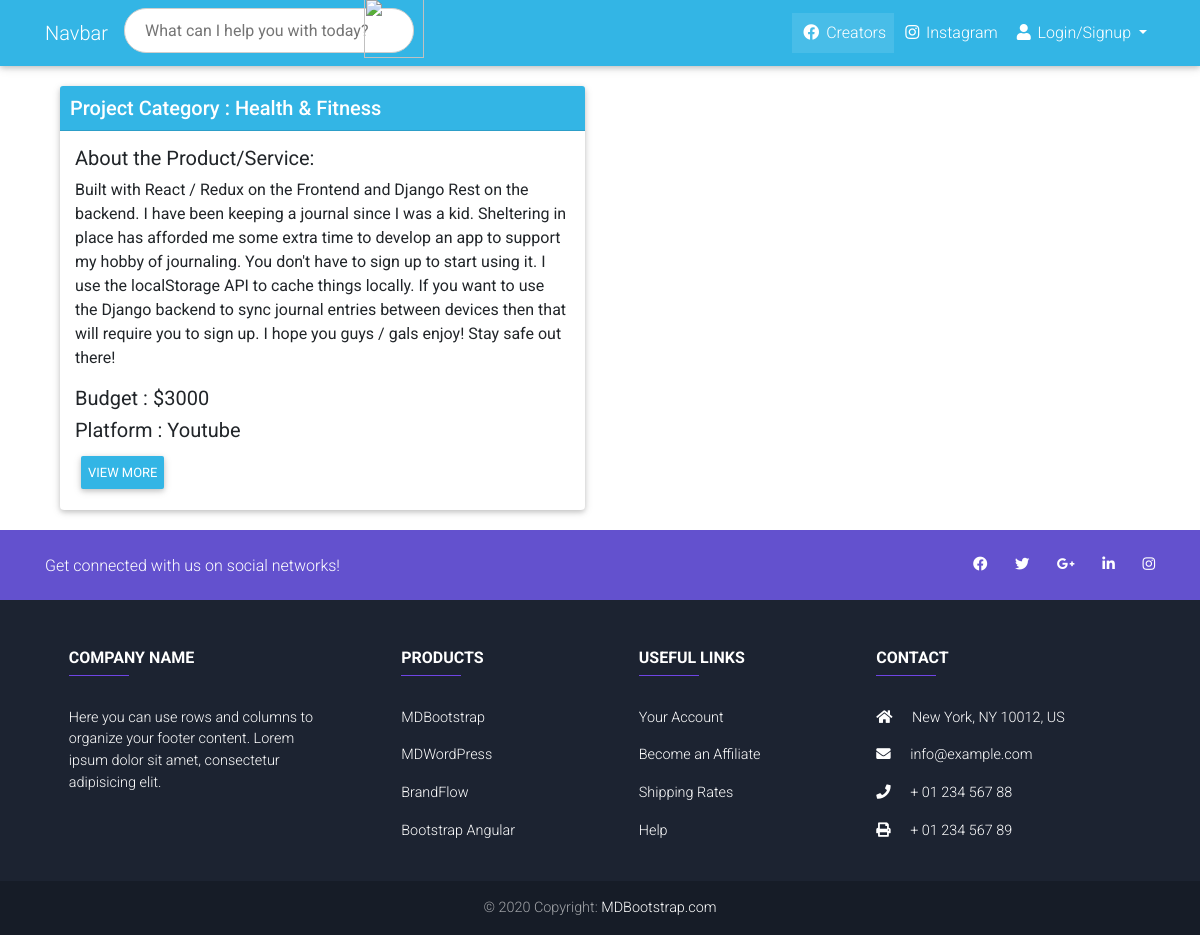
The app's page /projects with its own data.
### mainwebsite/models.py (models this page shows, shortened)
class Campaign(models.Model):
    campaign_titel=models.CharField(max_length=200,default="")
    campaign_country=models.CharField(max_length=200,default="")
    platform=models.CharField(max_length=100,default="")
    campaign_type=models.CharField(max_length=100,default="")
    ads_category=models.CharField(max_length=100,default="")
    ads_url=models.CharField(max_length=100,default="")
    is_shipping_product=models.BooleanField("IS_Shipping_Product",default=True)
    about_product_or_service=models.TextField(max_length=5000,default="")
    campaign_listing_duration=models.CharField(max_length=50,default="")
    about_campaign=models.TextField(max_length=5000,default="")
    exact_requirement=models.TextField(max_length=5000,default="")
    traget_audience=models.CharField(max_length=100,default="")
    project_budget=models.CharField(max_length=100,default="")
    brand=models.ForeignKey(Brand,on_delete=models.CASCADE,null=True)
    createddate=models.DateTimeField(auto_now_add=True)
    status=models.CharField(max_length=100,default="Under Verification")
    is_admin_approved=models.BooleanField("Is Admin Approved",default=False)
    is_project_rejected=models.BooleanField("Is Project Rejected",default=False)
    is_payment_done = models.BooleanField("Is Payment Done", default=False)
    unquie_id = models.CharField(max_length=100, default="")

### mainwebsite/views.py (the view)
# urls.py: path('projects',views.allprojects,name="All Projects"),
def allprojects(request):
    allcamp=Campaign.objects.all()
    finalcamp=""
    count=0
    mecheck=0
    for i in allcamp:
        checkiscampaignexist=Creatorinivitation.objects.filter(campaign_name_id=allcamp[count].id,is_creator_reject_request=False).count()
        if checkiscampaignexist >0:
            pass
        else:
            mecheck=mecheck+1
            if mecheck ==1 :
                finalcamp = Campaign.objects.filter(id=allcamp[count].id)
            else:
                filtred_camp=Campaign.objects.filter(id=allcamp[count].id)
                finalcamp=finalcamp | filtred_camp
        count=count+1
    parms={"campaigns":finalcamp}
    return render(request,"mainwebsite/all-projects.html",parms)

### mainwebsite/templates/mainwebsite/all-projects.html
{% extends "mainwebsite/layout.html" %}
{% block body %}
<div class="container">
	{% for campainslists in campaigns %}
	<div class="col-lg-6 col-md-12">
		<div class="card" style="display: block;margin: auto;margin-top: 20px;margin-bottom: 20px">
		   <h5 class="card-header info-color white-text" style="padding: 10px;text-align: left;">
			  <strong>Project Category : {{campainslists.ads_category}}</strong>
			</h5>
			 <div class="card-body px-lg-5 pt-0" style="padding: 15px !important;">
			 	<div class="row">
				 	<div class="col-lg-12 col-md-12">
				 		<h5>About the Product/Service:</h5>
				 		<p>{{campainslists.about_product_or_service}}</p>
				 		<h5>Budget :  ${{campainslists.project_budget}} </h5>
				 		<h5>Platform : {{campainslists.platform}}</h5>
				 		<button class="btn" onclick="window.location.href='/project-details/{{campainslists.id}}'"style="width: auto;float: left;background:#33b5e5">View More</button>
				 	</div>
			 	</div>
			 </div>
		</div>
	</div>
	{% endfor %}
</div>
{% endblock %}

### mainwebsite/templates/mainwebsite/layout.html (shortened to what this page needs)
<!DOCTYPE html>
<html lang="en">
<head>
{% load static %}
  <link rel="stylesheet" href="https://use.fontawesome.com/releases/v5.11.2/css/all.css">
  <link rel="stylesheet" href="{% static 'mainwebsite/css/bootstrap.min.css' %}">
  <link rel="stylesheet" href="{% static 'mainwebsite/css/mdb.min.css' %}">
  <link rel="stylesheet" href="{% static 'mainwebsite/css/style.css' %}">
  <link rel="stylesheet" href="{% static 'mainwebsite/css/custom.css' %}">
  <link rel="stylesheet" href="https://cdnjs.cloudflare.com/ajax/libs/font-awesome/4.7.0/css/font-awesome.min.css">
</head>
<body>
<nav class="mb-1 navbar navbar-expand-lg navbar-dark info-color">
   <div class="container">
    <a class="navbar-brand" href="">Navbar</a>
     <form class="search-container">
        <input type="text" id="search-bar" placeholder="What can I help you with today?">
        <a href="#"><img class="search-icon" src="http://www.endlessicons.com/wp-content/uploads/2012/12/search-icon.png"></a>
      </form>
      <div class="collapse navbar-collapse" id="navbarSupportedContent-4">
        <ul class="navbar-nav ml-auto">
          <li class="nav-item active">
            <a class="nav-link" href="/creators">
              <i class="fab fa-facebook-f"></i> Creators
            </a>
          </li>
          <li class="nav-item">
            <a class="nav-link" href="#">
              <i class="fab fa-instagram"></i> Instagram</a>
          </li>
          {% if request.session.is_logedin %}
          <li class="nav-item dropdown">
            <a class="nav-link dropdown-toggle" id="navbarDropdownMenuLink-4" data-toggle="dropdown"
              aria-haspopup="true" aria-expanded="false">
              <i class="fas fa-user"></i> Profile </a>
            <div class="dropdown-menu dropdown-menu-right dropdown-info" aria-labelledby="navbarDropdownMenuLink-4">
               <a class="dropdown-item" href="
                {% if request.session.role == 'Creator' %}/creator-dashboard{% else %}/brand-dashboard{% endif %}
               ">Dashboard</a>
              <a class="dropdown-item" href="/profile">My account ({{ request.session.logedin_email }} )</a>
              <a class="dropdown-item" href="/logout">Log out</a>
            </div>
          </li>
          {% else %}
          <li class="nav-item dropdown">
            <a class="nav-link dropdown-toggle" id="navbarDropdownMenuLink-4" data-toggle="dropdown"
              aria-haspopup="true" aria-expanded="false">
              <i class="fas fa-user"></i> Login/Signup </a>
          </li>
          {% endif %}
        </ul>
      </div>
  </div>
</nav>
{% block body %} {% endblock %}
<footer class="page-footer font-small unique-color-dark">
  <div style="background-color: #6351ce;">
    <div class="container">
      <div class="row py-4 d-flex align-items-center">
        <div class="col-md-6 col-lg-5 text-center text-md-left mb-4 mb-md-0">
          <h6 class="mb-0">Get connected with us on social networks!</h6>
        </div>
        <div class="col-md-6 col-lg-7 text-center text-md-right">
          <a class="fb-ic">
            <i class="fab fa-facebook-f white-text mr-4"> </i>
          </a>
          <a class="tw-ic">
            <i class="fab fa-twitter white-text mr-4"> </i>
          </a>
          <a class="gplus-ic">
            <i class="fab fa-google-plus-g white-text mr-4"> </i>
          </a>
          <a class="li-ic">
            <i class="fab fa-linkedin-in white-text mr-4"> </i>
          </a>
          <a class="ins-ic">
            <i class="fab fa-instagram white-text"> </i>
          </a>
        </div>
      </div>
    </div>
  </div>
  <div class="container text-center text-md-left mt-5">
    <div class="row mt-3">
      <div class="col-md-3 col-lg-4 col-xl-3 mx-auto mb-4">
        <h6 class="text-uppercase font-weight-bold">Company name</h6>
        <hr class="deep-purple accent-2 mb-4 mt-0 d-inline-block mx-auto" style="width: 60px;">
        <p>Here you can use rows and columns to organize your footer content. Lorem ipsum dolor sit amet,
          consectetur
          adipisicing elit.</p>
      </div>
      <div class="col-md-2 col-lg-2 col-xl-2 mx-auto mb-4">
        <h6 class="text-uppercase font-weight-bold">Products</h6>
        <hr class="deep-purple accent-2 mb-4 mt-0 d-inline-block mx-auto" style="width: 60px;">
        <p>
          <a href="#!">MDBootstrap</a>
        </p>
        <p>
          <a href="#!">MDWordPress</a>
        </p>
        <p>
          <a href="#!">BrandFlow</a>
        </p>
        <p>
          <a href="#!">Bootstrap Angular</a>
        </p>
      </div>
      <div class="col-md-3 col-lg-2 col-xl-2 mx-auto mb-4">
        <h6 class="text-uppercase font-weight-bold">Useful links</h6>
        <hr class="deep-purple accent-2 mb-4 mt-0 d-inline-block mx-auto" style="width: 60px;">
        <p>
          <a href="#!">Your Account</a>
        </p>
        <p>
          <a href="#!">Become an Affiliate</a>
        </p>
        <p>
          <a href="#!">Shipping Rates</a>
        </p>
        <p>
          <a href="#!">Help</a>
        </p>
      </div>
      <div class="col-md-4 col-lg-3 col-xl-3 mx-auto mb-md-0 mb-4">
        <h6 class="text-uppercase font-weight-bold">Contact</h6>
        <hr class="deep-purple accent-2 mb-4 mt-0 d-inline-block mx-auto" style="width: 60px;">
        <p>
          <i class="fas fa-home mr-3"></i> New York, NY 10012, US</p>
        <p>
          <i class="fas fa-envelope mr-3"></i> info@example.com</p>
        <p>
          <i class="fas fa-phone mr-3"></i> + 01 234 567 88</p>
        <p>
          <i class="fas fa-print mr-3"></i> + 01 234 567 89</p>
      </div>
    </div>
  </div>
  <div class="footer-copyright text-center py-3">© 2020 Copyright:
    <a href="https://mdbootstrap.com/"> MDBootstrap.com</a>
  </div>
</footer>
</body>
</html>

### mainwebsite/static/mainwebsite/css/custom.css (style rules this page uses)
.text-center { text-align: center; }
.card { margin-bottom: 20px; }
.btn { color: #fff; background-color: #37a000; border-color: transparent; padding: 7px !important; color: white !important; }
.search-container { width: 290px; display: block; margin: 0 auto; height: 50px; }
input#search-bar { margin: 0 auto; width: 100%; height: 45px; padding: 0 20px; font-size: 1rem; border: 1px solid #D0CFCE; outline: none; border-radius: 22px; }
.search-icon { position: relative; float: right; width: 60px; height: 60px; top: -55px; right: -10px; }
h5,.formp { font-weight:500; }

### records on screen
Campaign: ads_category "Health & Fitness", about_product_or_service "Built with React / Redux on the Frontend and Django Rest on the backend. I have been keeping a journal since I was a kid. Sheltering in place has afforded me some extra time to develop an app to support my hobby of journaling. You don't have to sign up to start using it. I use the localStorage API to cache things locally. If you want to use the Django backend to sync journal entries between devices then that will require you to sign up. I hope you guys / gals enjoy! Stay safe out there!", project_budget "3000", platform "Youtube"
